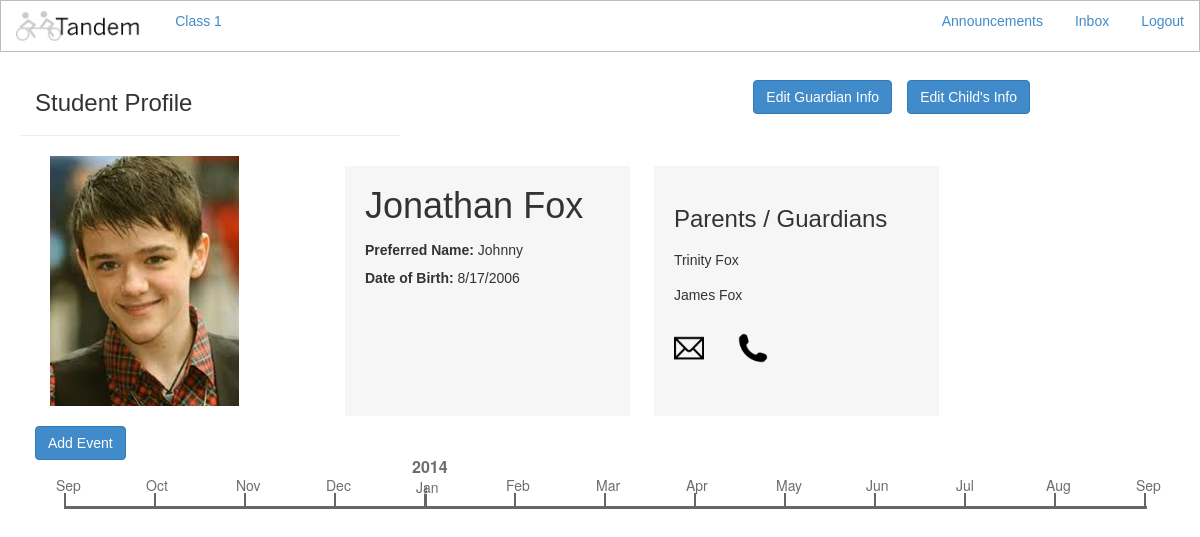
Screenshot of /student/9/ with the database file from the repository.
### student/models.py (models this page shows)
class Student(models.Model):
	firstName = models.CharField(max_length=15)
	lastName = models.CharField(max_length=25)
	preferredName = models.CharField(max_length=15)
	parent1 = models.CharField(max_length=40)
	parent2 = models.CharField(max_length=40)
	birthdate = models.DateTimeField('Date of Birth')
	parent_email=models.CharField(max_length=25)
	parent_phone=models.CharField(max_length=25)

### student/views.py (the view)
# urls.py: url(r'^student/(?P<student_id>\d+)/?$', 'student.views.profile'),
def profile(request, student_id):
	student = Student.objects.get(id=student_id)
	events = Event.objects.filter(student=student)
	num_events=len(events)
	variables = {"student" : student, "events" : events, 'num_events': num_events, "stud_id": student.id}
	return render_to_response('profile.html', RequestContext(request, variables))

### templates/profile.html (shortened to what this page needs)
<html>
    <head>
        {% include 'nav_bar.html' %}
        <link rel="stylesheet" href="http://code.jquery.com/ui/1.10.4/themes/smoothness/jquery-ui.css">
        <link rel="stylesheet" type="text/css" href="/static/bootstrap/css/bootstrap.min.css">
        <link rel="stylesheet" type="text/css" href="/static/css/common.css">
        <link rel="stylesheet" type="text/css" href="/static/jqtimeline/css/jquery.jqtimeline.css" />
        <link rel="stylesheet" type="text/css" href="/static/css/common.css">
        <link rel="stylesheet" type="text/css" href="/static/css/profile.css" />
        <link rel="stylesheet" type="text/css" href="/static/css/bootstrap-dialog.css" />
        <link rel="stylesheet" type="text/css" href="/static/css/nav_bar.css">
    </head>
    <body>
        <div class='container'>
            <div id='header-bar' class='row'>
                <div id='page-header' class="page-header col-md-4">
                    <h3>Student Profile</h3>
                </div>
                <button id="editinfo-btn" class='btn btn-success' data-toggle="modal" data-target="#childInfoModal" onclick="fillinfo();"/>Edit Child's Info</button>
                <button id="editinfo-btn2" class='btn btn-success' data-toggle="modal" data-target="#guardianInfoModal" onclick="fillinfo2();"/>Edit Guardian Info</button>
            </div>
            <div id="profile-wrapper" class="container">
                <div class="column-left">
                    <img src="/static/image/{{ stud_id }}.png" alt="Johnny Fox profile image" class="prof">
                </div>
                <div class="column-center">
                    <h1 id="student-name">{{student.firstName}} {{student.lastName}}</h1>
                    <span><b>Preferred Name:</b> <span id="preferred-name">{{student.preferredName}}</span></br><span>
                    <span><b>Date of Birth:</b><span id="dob"> {{student.birthdate.date.month}}/{{student.birthdate.date.day}}/{{student.birthdate.date.year}}</span></br><span>
                </div>
                <div class="column-right">
                    <h3>Parents / Guardians</h3>
                    <span id="g1label" class="parent">{{student.parent1}} </span>
                    <br>
                    <span id="g2label" class="parent">{{student.parent2}} </span>
                    <br><br>
                    <div class="icon-wrapper">
                       <div id="sfoxclick" onclick="$('#contactparent').text({{ student.parent2 }});" data-toggle="modal" data-target="#newMessageModal"><img src="/static/image/mailicon.png" alt="Send a message" class="contacticons"></div>
                        <div data-toggle="modal" data-target="#phoneNumberModal"><img src="/static/image/callicon.png" alt="Call with Google Voice" class="contacticons"></div>
                    </div>
                </div>
            </div>
            <div id="timeline-wrapper" class="container">
            </div>
            <div id="button-wrapper">
                <button id="addevent" class='btn btn-success' data-toggle="modal" data-target="#myModal"/>Add Event</button>
            </div>
        </div>
</body>
</html>

### static/css/common.css (style rules this page uses)
body { font-family: "Avant Garde", Avantgarde, sans-serif; }
button { background: #428BCA; color: white; }
#header-bar { margin-top: 30px; }
.contacticons { height:30px; padding-right: 30px; cursor: pointer; }

### static/css/nav_bar.css (style rules this page uses)
html, body { margin-left: 5px; }

### static/css/profile.css (style rules this page uses)
.prof { float: left; padding: 0px; height: 250px; }
#header-bar { margin-top: 30px; width: 100%; }
#editinfo-btn { float: right; margin-right: 130px; margin-top: 50px; }
#editinfo-btn2 { float: right; margin-right: 15px; margin-top: 50px; }
#profile-wrapper { margin-left: auto; margin-right: auto; }
#timeline-wrapper { margin-left: auto; margin-right: auto; position: absolute; }
#student-name { margin-top: 0px; }
.container div { display: inline-block; }
.column-left { float: left; width: 25%; padding: 0; }
.column-center { width: 25%; height: 250px; margin:10px; background: rgba(245, 245, 245, .9); padding-top: 20px; padding-bottom: 20px; padding-left: 20px; vertical-align:top; line-height: 200%; }
.column-right { display: inline-block; width: 25%; height: 250px; margin:10px; vertical-align:top; background: rgba(245, 245, 245, .9); padding-top: 20px; padding-bottom: 0px; padding-left: 20px; padding-right: 0px; }
#button-wrapper { display: inline-block; float: right; margin-right: 30px; z-index: 3; position: absolute; }
.parent { line-height: 35px; }
.icon-wrapper { display: inline-block; float: left; padding-right: 30px; }

### rows the page displays
Student: firstName "Jonathan", lastName "Fox", preferredName "Johnny", birthdate.date.month "8", birthdate.date.day "17", birthdate.date.year "2006", parent1 "Trinity Fox", parent2 "James Fox"
